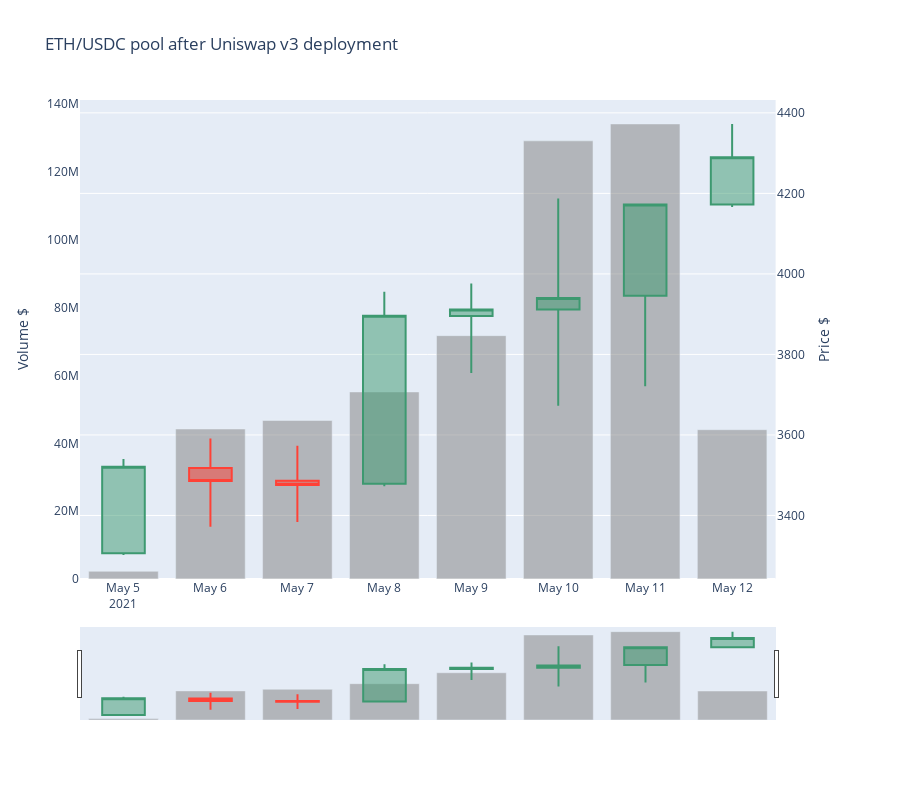

Source (notebook cell):
### Markdown cell above
### Drawing OHLCV chart

Now we can plot the [OHLC chart using Plotly](https://plotly.com/python/ohlc-charts/).

### Code cell
import plotly.graph_objects as go
from plotly.subplots import make_subplots

candlesticks = go.Candlestick(
    x=candles.index,
    open=candles['open'],
    high=candles['high'],
    low=candles['low'],
    close=candles['close'],
    showlegend=False
)

volume_bars = go.Bar(
    x=candles.index,
    y=candles['volume'],
    showlegend=False,
    marker={
        "color": "rgba(128,128,128,0.5)",
    }
)

fig = go.Figure(candlesticks)
fig = make_subplots(specs=[[{"secondary_y": True}]])
fig.add_trace(candlesticks, secondary_y=True)
fig.add_trace(volume_bars, secondary_y=False)
fig.update_layout(title="ETH/USDC pool after Uniswap v3 deployment", height=800)
fig.update_yaxes(title="Price $", secondary_y=True, showgrid=True)
fig.update_yaxes(title="Volume $", secondary_y=False, showgrid=False)
fig.show()

### Figure 1 — Plotly figure (JSON) as saved in the notebook; plotly's stock layout.template omitted (floating-point values rounded to 4 significant figures)
{"data": [{"close": [3521.0, 3486.0, 3476.0, 3896.0, 3912.0, 3940.0, 4173.0, 4290.0], "high": [3540.0, 3591.0, 3573.0, 3956.0, 3976.0, 4187.0, 4173.0, 4372.0], "low": [3302.0, 3372.0, 3384.0, 3473.0, 3754.0, 3672.0, 3721.0, 4166.0], "open": [3306.0, 3518.0, 3486.0, 3479.0, 3896.0, 3912.0, 3946.0, 4173.0], "showlegend": false, "type": "candlestick", "x": ["2021-05-05T00:00:00", "2021-05-06T00:00:00", "2021-05-07T00:00:00", "2021-05-08T00:00:00", "2021-05-09T00:00:00", "2021-05-10T00:00:00", "2021-05-11T00:00:00", "2021-05-12T00:00:00"], "xaxis": "x", "yaxis": "y2"}, {"marker": {"color": "rgba(128,128,128,0.5)"}, "showlegend": false, "type": "bar", "x": ["2021-05-05T00:00:00", "2021-05-06T00:00:00", "2021-05-07T00:00:00", "2021-05-08T00:00:00", "2021-05-09T00:00:00", "2021-05-10T00:00:00", "2021-05-11T00:00:00", "2021-05-12T00:00:00"], "xaxis": "x", "y": [2287000.0, 44240000.0, 46760000.0, 55170000.0, 71770000.0, 129200000.0, 134200000.0, 44030000.0], "yaxis": "y"}], "layout": {"height": 800, "title": {"text": "ETH/USDC pool after Uniswap v3 deployment"}, "xaxis": {"anchor": "y", "domain": [0, 0.94]}, "yaxis": {"anchor": "x", "domain": [0, 1], "showgrid": false, "title": {"text": "Volume $"}}, "yaxis2": {"anchor": "x", "overlaying": "y", "showgrid": true, "side": "right", "title": {"text": "Price $"}}}}
